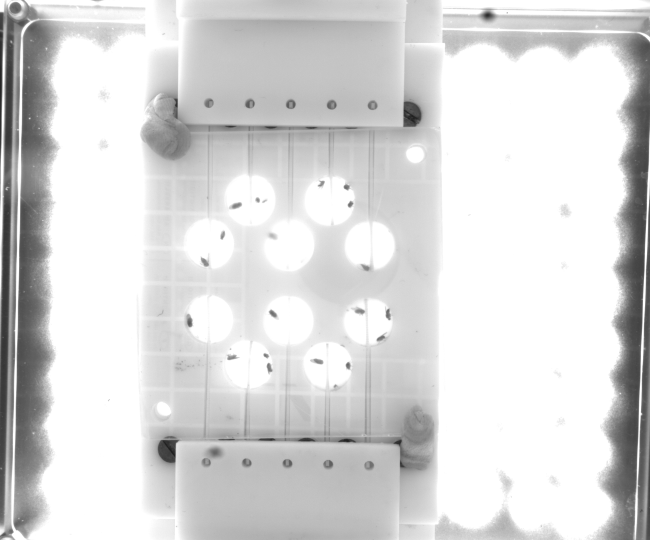
#> input picture tests/data/projection_jun2026_10arenas.png, 650 x 540 px
$ python -i make_label_project.py   (imports and definitions only)
#> lines starting #> are read from the running program, lines starting #| are printed output that depends on the picture; after the words box and inside, x2 and y2 are one past the last pixel; in counts of white or black regions, pixels touching at a corner belong together
#!/usr/bin/env python
"""Build a SLEAP labelling project for the lab's arena clips.

Run inside the `sleap` conda environment (SLEAP 1.4.1):

    python scripts/sleap/make_label_project.py OUT.slp CLIP.mp4 [CLIP.mp4 ...] \
        --skeleton-from flies13_train.pkg.slp --n-per-clip 15 --invert

* uses the flies13 skeleton (13 nodes) so the public weights can be reused;
* samples `n-per-clip` frames per clip, spread over the recording with a
  bias towards frames where the flies are close to each other (interaction
  frames are the ones the detectors need);
* optionally writes an inverted copy of each clip next to it (`*_inv.mp4`)
  and labels that, because the flies13-based models expect bright flies on
  a dark background;
* if `--predict-with centroid_dir centered_instance_dir` is given, the
  current models' predictions are added so the labeller only corrects them.

Open the result with `sleap-label OUT.slp`.
"""

from __future__ import annotations

import argparse
import subprocess
from pathlib import Path

import cv2
import numpy as np


def interaction_scores(path: str, step: int = 25) -> tuple[np.ndarray, np.ndarray]:
    """Rough 'flies close together' score per sampled frame: dark-blob count
    (fewer blobs than flies ⇒ overlapping/close)."""
#> called with step = 25
    cap = cv2.VideoCapture(path)
    n = int(cap.get(cv2.CAP_PROP_FRAME_COUNT))
    idx, scores = [], []
    for f in range(0, n, step):
        cap.set(cv2.CAP_PROP_POS_FRAMES, f)
        ok, img = cap.read()
        if not ok:
            break
        g = cv2.cvtColor(img, cv2.COLOR_BGR2GRAY)
        _, th = cv2.threshold(g, 0, 255, cv2.THRESH_BINARY_INV + cv2.THRESH_OTSU)
        cnts, _ = cv2.findContours(th, cv2.RETR_EXTERNAL, cv2.CHAIN_APPROX_SIMPLE)
        big = [c for c in cnts if cv2.contourArea(c) > 300]
        idx.append(f)
        scores.append(1.0 / max(1, len(big)))  # 1 blob -> 1.0 (merged), 3 blobs -> 0.33
#> this loop made 1 pass
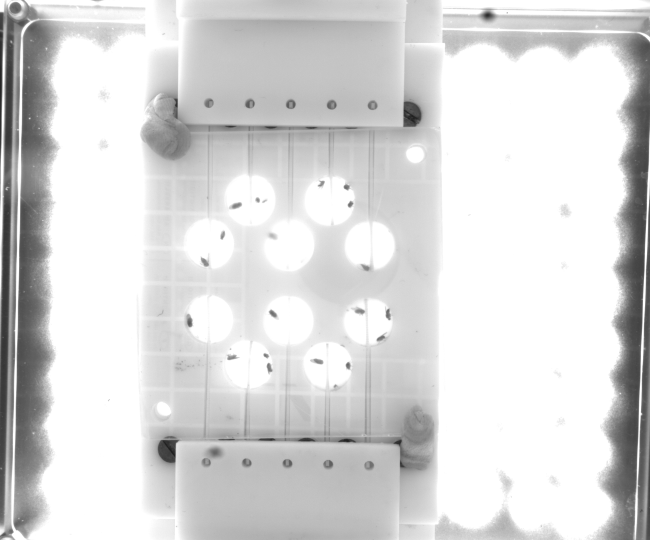
#> input picture tests/data/projection_jun2026_10arenas.png, 650 x 540 px
#> pass 1, in interaction_scores, `_, th = cv2.threshold(g, 0, 255, cv2.THRESH_BINARY_INV + cv2.THRESH_OT..`:
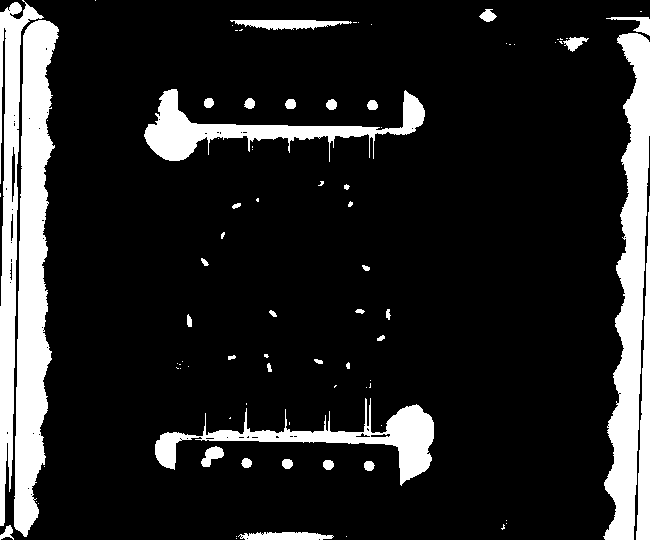
#> th: shape (540, 650); 14.4% white; 85 white regions (49 under 20 px), largest, box (x1, y1, x2, y2) and area: (14, 20, 59, 537) 13737, (603, 33, 650, 540) 11814, (0, 0, 44, 526) 7500
#> img is the input picture: shape (540, 650, 3); min 30, max 255, mean 216.8
#> after the loop, idx = [0]; scores = [0.125]
    cap.release()
    return np.array(idx), np.array(scores)


# [99 lines left out: functions sample_frames, invert_clip, main, not called in this run]


# [2 lines not run here, left out]

>>> result = interaction_scores('../../tests/data/projection_jun2026_10arenas.png')
#> result = ([0], [0.125])

$ run again, on tests/data/projection_oct2025_10arenas.png
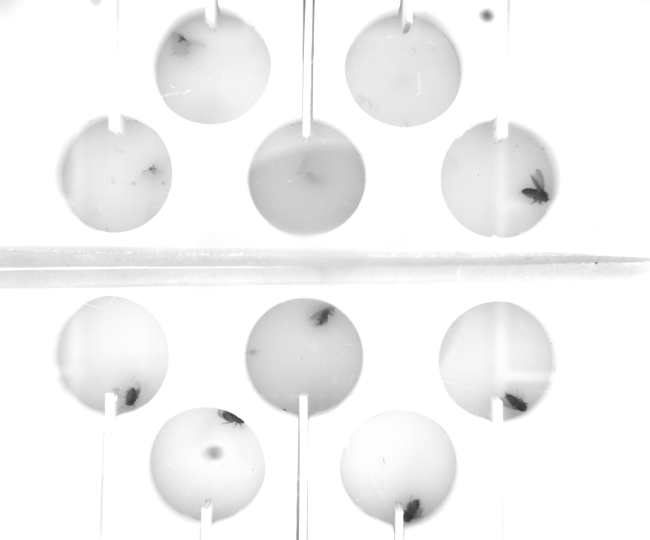
#> input picture tests/data/projection_oct2025_10arenas.png, 650 x 540 px
#> the loop in interaction_scores, `for f in range(0, n, step):` made 1 pass
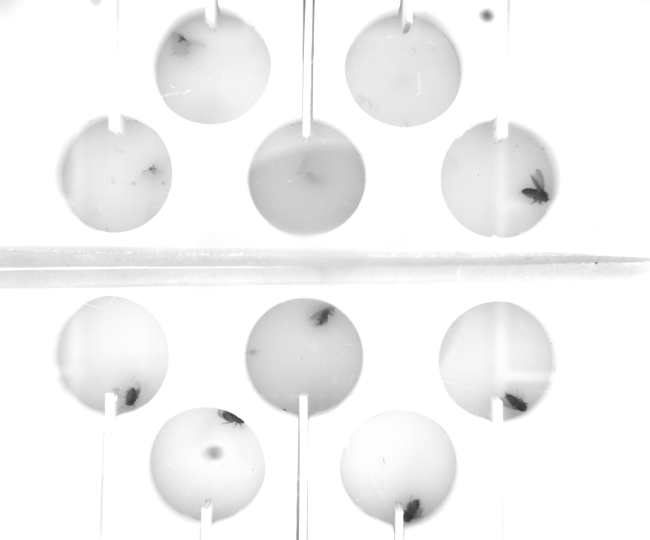
#> input picture tests/data/projection_oct2025_10arenas.png, 650 x 540 px
#> pass 1, in interaction_scores, `_, th = cv2.threshold(g, 0, 255, cv2.THRESH_BINARY_INV + cv2.THRESH_OT..`:
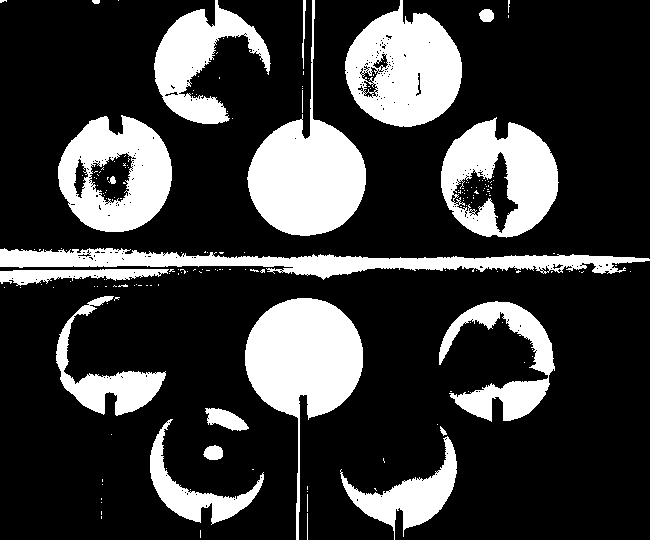
#> th: shape (540, 650); 23.5% white; 191 white regions (170 under 20 px), largest, box (x1, y1, x2, y2) and area: (245, 298, 363, 540) 11252, (247, 0, 366, 236) 10855, (345, 0, 462, 127) 9980
#> in interaction_scores, img is the input picture: shape (540, 650, 3); min 51, max 255, mean 243.5
#> after the loop in interaction_scores, `for f in range(0, n, step):`: idx = [0]; scores = [0.0769]
#> result = ([0], [0.0769])
